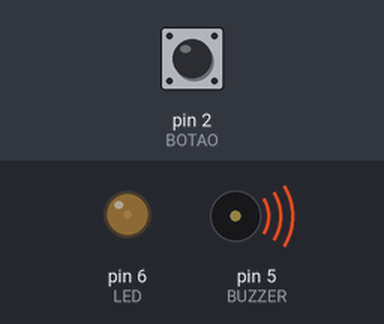
Recording of a sketch running on a simulated Arduino Uno, built with avr-gcc and run on an emulated ATmega328P. Shown: output pins drawn as LEDs (lit = HIGH), buzzer (waves = sounding). The test bench sets the inputs (shaded band); at power-on: pin 2 (BOTAO) HIGH. What the sketch prints to the serial monitor is not drawn.

Above: at 1.2 s.
1.3 s: pin 2 (BOTAO) pulled LOW for 0.15 s
At 2.3 s:
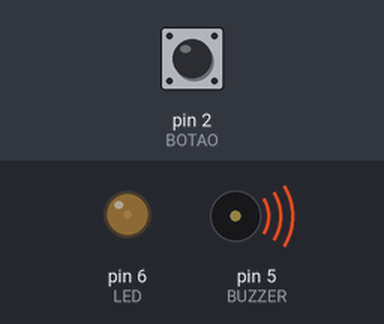
2.9 s: pin 2 (BOTAO) pulled LOW for 3.2 s
At 6.5 s:
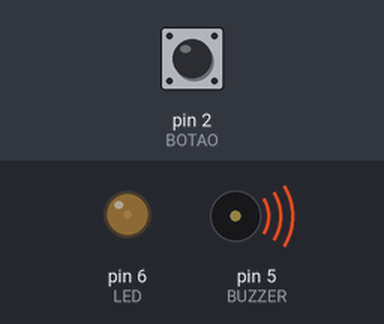
Timing chart, 0 to 8.0 s (numbered marks = the images above; inputs shaded):
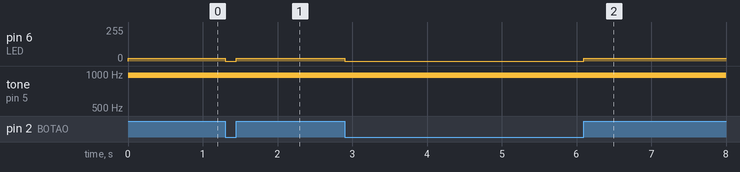

The sketch:

2_pwm_analogWrite.ino
```cpp
const int BOTAO = 2;
const int BUZZER = 5;
const int LED = 6;
// pwm pins: 3, 5, 6, 9, 10, or 11

void setup() {
  Serial.begin(115200);
  Serial.println("inicio");

  pinMode(BOTAO, INPUT_PULLUP);
  pinMode(BUZZER, OUTPUT);
  pinMode(LED, OUTPUT);

  analogWrite(BUZZER, 0);
  analogWrite(LED, 0);
}

void loop() {
  int estadoBotao = digitalRead(BOTAO);

  if (estadoBotao == LOW) {
    analogWrite(BUZZER, 0);
    analogWrite(LED, 0);
  } else {
    analogWrite(LED, 20);
    analogWrite(BUZZER, 20);
  }
}
```

Measured:
- after the input at 1.3 s, pin 6 (LED): 20/255 → 0/255 at once, → 20/255 0.15 s later
- after the input at 2.9 s, pin 6 (LED): 20/255 → 0/255 at once, → 20/255 3.2 s later
